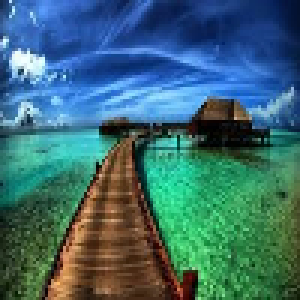
#> input picture Assignment_1/images/1.png, 100 x 100 px (shown 3 times larger)
$ jupyter execute --allow-errors part1-images.ipynb
#> lines starting #> are read from the running program, lines starting #| are printed output that depends on the picture
[cell 1]
from PIL import Image
import numpy as np
import cv2

img = Image.open("./images/1.png")
#> img is the input picture: PIL image 100x100 RGBA; mean R, G, B, A 59.4, 106.6, 113.3, 255
r, g, b, a = img.split()
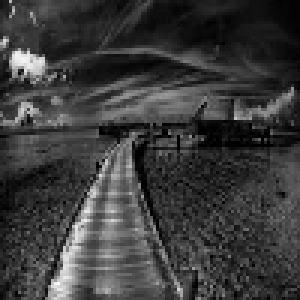
#> r: PIL image 100x100 L (shown 3 times larger); min 0, max 255, mean 59.4
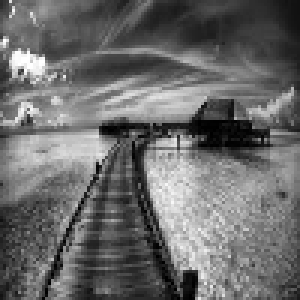
#> g: PIL image 100x100 L (shown 3 times larger); min 0, max 255, mean 106.6
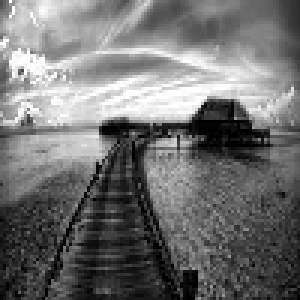
#> b: PIL image 100x100 L (shown 3 times larger); min 0, max 255, mean 113.3
#> a: PIL image 100x100 L; every value is 255
display(g)

[cell 2]
img.size
#> Out = (100, 100)

[cell 3]
img_array = np.array(img)
l, w, h = img_array.shape
#> l = 100; w = 100; h = 4

## Compress Class

[cell 4]
class SVDImageCompressor:

    def __init__(self, img_path, compressed_path, out_path):
        self.img_path = img_path
        self.compressed_path = compressed_path
        self.out_path = out_path

    def findK(self, percentClarity, arr):
        k = 0
        s = 0
        arrSum = sum(arr)
        for i in arr:
            s += i
            p = (s/arrSum)*100
            k+=1
            if round(p) >= percentClarity:
                return k

    def compress_channel(self, img_array, channel, percentage):
        specific_channel = img_array[:,:,channel]
        U, S, Vt = np.linalg.svd(specific_channel)
        k = self.findK(percentage, S)
        reconstructed_channel = U[:,:k] @ np.diag(S[:k]) @ Vt[:k,:]
        return reconstructed_channel

    def store_compressed_data(self, percentage):
        img = Image.open(self.img_path)
        img_array = np.array(img)
        l, w, h = img_array.shape
        newimg_array = np.zeros((l,w,h))
        for channel in range(h):
            newimg_array[:,:,channel] = compress_channel(img_array, channel, percentage)
        np.save(self.compressed_path, newimg_array)
        return newimg_array

    def reconstruct_compressed_image(self):
        compressed_image = np.load(self.compressed_path)
        img = Image.fromarray(compressed_image.astype('uint8'))
        img.save(self.out_path)
        return img

[cell 5]
img_comp = SVDImageCompressor("./images/1.png", "./compressed_images/1.npy", "./compressed_images/1.png")
#> (the rest of this cell did not finish here and is left out)

## Simple Compress

[cell 6]
def findK(percentClarity, arr):
    k = 0
    s = 0
    arrSum = sum(arr)
    for i in arr:
        s += i
        p = (s/arrSum)*100
        k+=1
        if round(p) >= percentClarity:
            return k

def compress_channel(img_array, channel, percentage):
    specific_channel = img_array[:,:,channel]
    U, S, Vt = np.linalg.svd(specific_channel)
    print(U.shape, S.shape, Vt.shape)
    k = findK(percentage, S)
    reconstructed_channel = U[:,:k] @ np.diag(S[:k]) @ Vt[:k,:]
    return reconstructed_channel

def compressed_image(img_array, percentage):
#> called with percentage = 100
    l, w, h = img_array.shape
#> l = 100; w = 100; h = 3
    newimg_array = np.zeros((l,w,h))
    for channel in range(h):
        newimg_array[:,:,channel] = compress_channel(img_array, channel, percentage)
#> this loop made 3 passes
#> pass 1, in compress_channel, `U, S, Vt = np.linalg.svd(specific_channel)`:
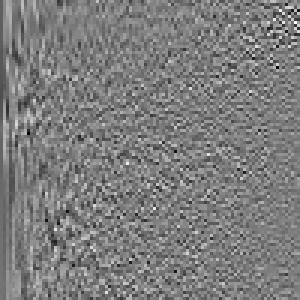
#> U: shape (100, 100) float64 (shown 3 times larger); min -0.459, max 0.472, mean -0.000756; drawn with min black and max white
#> pass 1, in compress_channel, `U, S, Vt = np.linalg.svd(specific_channel)`:
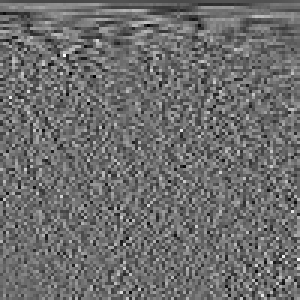
#> Vt: shape (100, 100) float64 (shown 3 times larger); min -0.346, max 0.457, mean -0.00112; drawn with min black and max white
#> pass 2, in compress_channel (call 2), `U, S, Vt = np.linalg.svd(specific_channel)`:
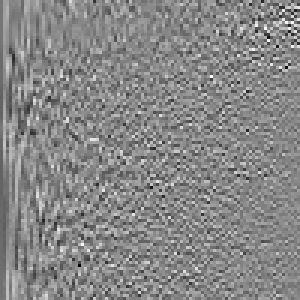
#> U: shape (100, 100) float64 (shown 3 times larger); min -0.474, max 0.416, mean -0.000758; drawn with min black and max white
    # i = Image.fromarray(newimg_array.astype('uint8'))
    newimg_array[:, :, [0, 2]] = newimg_array[:, :, [2, 0]]
    return newimg_array/255
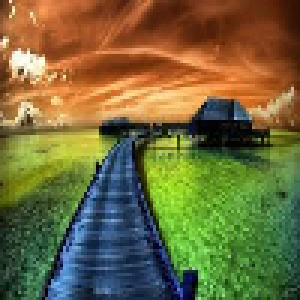
#> returned value: shape (100, 100, 3) float64 (shown 3 times larger); mean of channels 0, 1, 2 0.233, 0.418, 0.444; drawn with min black and max white

[cell 7]
import matplotlib.pyplot as plt
# img = Image.open("./images/1.png")
img_array = cv2.imread("./images/1.png")
i = compressed_image(img_array, 100)
i[:, :, 2] = 0
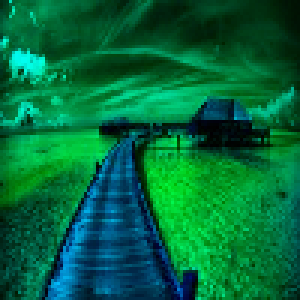
#> i: shape (100, 100, 3) float64 (shown 3 times larger); mean B, G, R 0.233, 0.418, 0; drawn with min black and max white
plt.imshow(i)
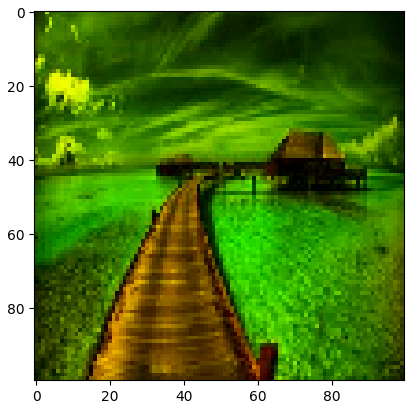
#> figure drawn by matplotlib, 1 panel; B, G, R data is drawn as R, G, B
